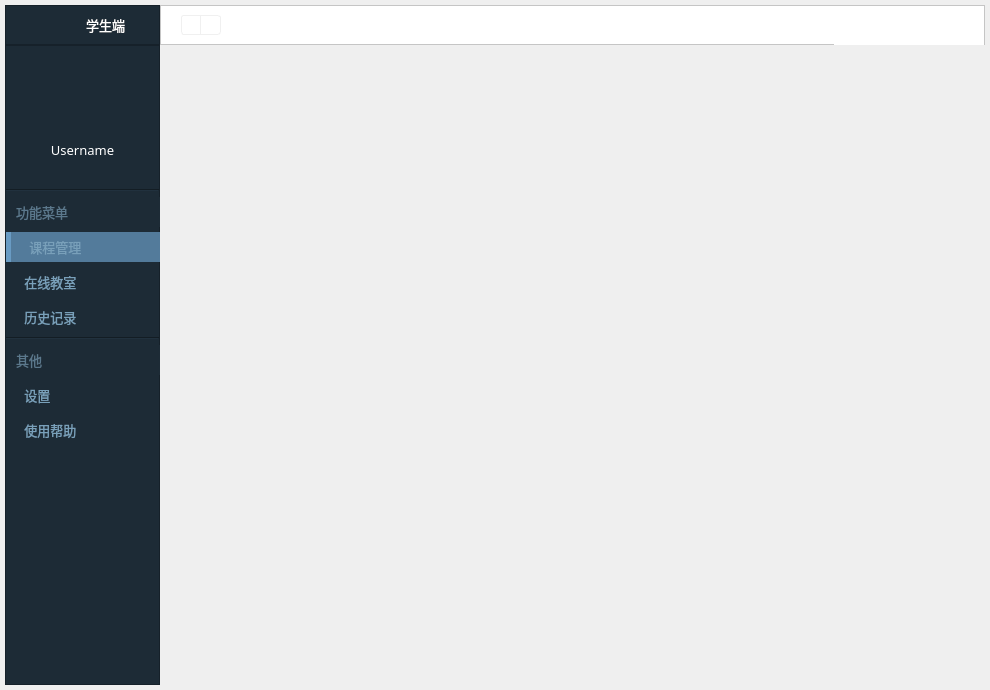
<?xml version="1.0" encoding="UTF-8"?>
<ui version="4.0">
 <class>MainWindow</class>
 <widget class="QMainWindow" name="MainWindow">
  <property name="geometry">
   <rect>
    <x>0</x>
    <y>0</y>
    <width>990</width>
    <height>690</height>
   </rect>
  </property>
  <property name="windowTitle">
   <string>MainWindow</string>
  </property>
  <widget class="QWidget" name="centralwidget">
   <property name="styleSheet">
    <string notr="true">QWidget#centralwidget {
	/*border-image可以平铺（即可拉伸）*/
	border-image: url(:/shadow/Resources/material/shadow/980x680_shadow.png);
}</string>
   </property>
   <layout class="QGridLayout" name="gridLayout">
    <property name="leftMargin">
     <number>5</number>
    </property>
    <property name="topMargin">
     <number>5</number>
    </property>
    <property name="rightMargin">
     <number>5</number>
    </property>
    <property name="bottomMargin">
     <number>5</number>
    </property>
    <property name="spacing">
     <number>0</number>
    </property>
    <item row="0" column="1">
     <widget class="QFrame" name="title_bar_frame">
      <property name="minimumSize">
       <size>
        <width>643</width>
        <height>40</height>
       </size>
      </property>
      <property name="maximumSize">
       <size>
        <width>16777215</width>
        <height>40</height>
       </size>
      </property>
      <property name="baseSize">
       <size>
        <width>0</width>
        <height>0</height>
       </size>
      </property>
      <property name="styleSheet">
       <string notr="true">QFrame {
	background-color: #ffffff;
}</string>
      </property>
      <property name="frameShape">
       <enum>QFrame::StyledPanel</enum>
      </property>
      <property name="frameShadow">
       <enum>QFrame::Raised</enum>
      </property>
      <property name="lineWidth">
       <number>1</number>
      </property>
      <layout class="QHBoxLayout" name="horizontalLayout_2">
       <property name="spacing">
        <number>0</number>
       </property>
       <property name="leftMargin">
        <number>0</number>
       </property>
       <property name="topMargin">
        <number>0</number>
       </property>
       <property name="rightMargin">
        <number>0</number>
       </property>
       <property name="bottomMargin">
        <number>0</number>
       </property>
       <item>
        <spacer name="horizontalSpacer_4">
         <property name="orientation">
          <enum>Qt::Horizontal</enum>
         </property>
         <property name="sizeType">
          <enum>QSizePolicy::Fixed</enum>
         </property>
         <property name="sizeHint" stdset="0">
          <size>
           <width>20</width>
           <height>20</height>
          </size>
         </property>
        </spacer>
       </item>
       <item>
        <widget class="QPushButton" name="undo_btn">
         <property name="minimumSize">
          <size>
           <width>20</width>
           <height>20</height>
          </size>
         </property>
         <property name="maximumSize">
          <size>
           <width>20</width>
           <height>20</height>
          </size>
         </property>
         <property name="cursor">
          <cursorShape>PointingHandCursor</cursorShape>
         </property>
         <property name="toolTip">
          <string>后退</string>
         </property>
         <property name="styleSheet">
          <string notr="true">QPushButton {
	background: none;
	border: 1px solid #f0f0f0;
	border-top-left-radius: 3px;
	border-bottom-left-radius: 3px;
}</string>
         </property>
         <property name="text">
          <string/>
         </property>
         <property name="icon">
          <iconset resource="../../Status.qrc">
           <normaloff>:/button/Resources/material/button/left.png</normaloff>:/button/Resources/material/button/left.png</iconset>
         </property>
        </widget>
       </item>
       <item>
        <widget class="QPushButton" name="redo_btn">
         <property name="minimumSize">
          <size>
           <width>20</width>
           <height>20</height>
          </size>
         </property>
         <property name="maximumSize">
          <size>
           <width>20</width>
           <height>20</height>
          </size>
         </property>
         <property name="cursor">
          <cursorShape>PointingHandCursor</cursorShape>
         </property>
         <property name="toolTip">
          <string>前进</string>
         </property>
         <property name="styleSheet">
          <string notr="true">QPushButton {
	background: none;
	border: 1px solid #f0f0f0;
	border-left: none;
	border-top-right-radius: 3px;
	border-bottom-right-radius: 3px;
}</string>
         </property>
         <property name="text">
          <string/>
         </property>
         <property name="icon">
          <iconset resource="../../Status.qrc">
           <normaloff>:/button/Resources/material/button/right.png</normaloff>:/button/Resources/material/button/right.png</iconset>
         </property>
        </widget>
       </item>
       <item>
        <spacer name="horizontalSpacer_5">
         <property name="orientation">
          <enum>Qt::Horizontal</enum>
         </property>
         <property name="sizeHint" stdset="0">
          <size>
           <width>40</width>
           <height>20</height>
          </size>
         </property>
        </spacer>
       </item>
       <item>
        <widget class="QPushButton" name="minus_btn">
         <property name="minimumSize">
          <size>
           <width>50</width>
           <height>40</height>
          </size>
         </property>
         <property name="maximumSize">
          <size>
           <width>50</width>
           <height>40</height>
          </size>
         </property>
         <property name="cursor">
          <cursorShape>PointingHandCursor</cursorShape>
         </property>
         <property name="toolTip">
          <string>最小化</string>
         </property>
         <property name="styleSheet">
          <string notr="true">QPushButton {
	border: none;
	background-color: #ffffff;
}

QPushButton:hover {
	background-color: #8F8F8F;
}</string>
         </property>
         <property name="text">
          <string/>
         </property>
         <property name="icon">
          <iconset resource="../../Status.qrc">
           <normaloff>:/button/Resources/material/button/minus.png</normaloff>:/button/Resources/material/button/minus.png</iconset>
         </property>
        </widget>
       </item>
       <item>
        <widget class="QPushButton" name="full_or_normal_btn">
         <property name="minimumSize">
          <size>
           <width>50</width>
           <height>40</height>
          </size>
         </property>
         <property name="maximumSize">
          <size>
           <width>50</width>
           <height>40</height>
          </size>
         </property>
         <property name="cursor">
          <cursorShape>PointingHandCursor</cursorShape>
         </property>
         <property name="toolTip">
          <string>最大化</string>
         </property>
         <property name="styleSheet">
          <string notr="true">QPushButton {
	border: none;
	background-color: #ffffff;
}

QPushButton:hover {
	background-color: #8F8F8F;
}</string>
         </property>
         <property name="text">
          <string/>
         </property>
         <property name="icon">
          <iconset resource="../../Status.qrc">
           <normaloff>:/button/Resources/material/button/full.png</normaloff>
           <activeoff>:/button/Resources/material/button/full.png</activeoff>
           <activeon>:/button/Resources/material/button/normal.png</activeon>:/button/Resources/material/button/full.png</iconset>
         </property>
         <property name="checkable">
          <bool>true</bool>
         </property>
        </widget>
       </item>
       <item>
        <widget class="QPushButton" name="close_btn">
         <property name="minimumSize">
          <size>
           <width>50</width>
           <height>40</height>
          </size>
         </property>
         <property name="maximumSize">
          <size>
           <width>50</width>
           <height>40</height>
          </size>
         </property>
         <property name="cursor">
          <cursorShape>PointingHandCursor</cursorShape>
         </property>
         <property name="toolTip">
          <string>关闭</string>
         </property>
         <property name="whatsThis">
          <string/>
         </property>
         <property name="styleSheet">
          <string notr="true">QPushButton {
	border: none;
	background-color: #ffffff;
}

QPushButton:hover {
	background-color: rgb(244, 84, 84);
}</string>
         </property>
         <property name="text">
          <string/>
         </property>
         <property name="icon">
          <iconset resource="../../Status.qrc">
           <normaloff>:/button/Resources/material/button/close.png</normaloff>:/button/Resources/material/button/close.png</iconset>
         </property>
        </widget>
       </item>
      </layout>
     </widget>
    </item>
    <item row="1" column="0">
     <widget class="QFrame" name="nav_bar_frame">
      <property name="sizePolicy">
       <sizepolicy hsizetype="Expanding" vsizetype="Expanding">
        <horstretch>0</horstretch>
        <verstretch>0</verstretch>
       </sizepolicy>
      </property>
      <property name="minimumSize">
       <size>
        <width>155</width>
        <height>638</height>
       </size>
      </property>
      <property name="maximumSize">
       <size>
        <width>155</width>
        <height>16777215</height>
       </size>
      </property>
      <property name="styleSheet">
       <string notr="true">QFrame {
	background-color: #1D2B36;
}

QPushButton { 
	text-align: left;
	padding-left: 15px;
	border: none;
	color:  #79A0BA;;
	background-color: none;
}

QPushButton:hover {
	background-color: #385368;
}

QPushButton:checked {
	background-color: #537b9b;
	border-left: 5px solid #699BC3;
}</string>
      </property>
      <property name="frameShape">
       <enum>QFrame::StyledPanel</enum>
      </property>
      <property name="frameShadow">
       <enum>QFrame::Raised</enum>
      </property>
      <layout class="QVBoxLayout" name="verticalLayout">
       <property name="spacing">
        <number>5</number>
       </property>
       <property name="leftMargin">
        <number>0</number>
       </property>
       <property name="topMargin">
        <number>0</number>
       </property>
       <property name="rightMargin">
        <number>0</number>
       </property>
       <property name="bottomMargin">
        <number>0</number>
       </property>
       <item alignment="Qt::AlignHCenter">
        <widget class="QLabel" name="user_pic">
         <property name="minimumSize">
          <size>
           <width>90</width>
           <height>90</height>
          </size>
         </property>
         <property name="maximumSize">
          <size>
           <width>90</width>
           <height>90</height>
          </size>
         </property>
         <property name="styleSheet">
          <string notr="true">QLabel {
	background: none;
}</string>
         </property>
         <property name="text">
          <string/>
         </property>
         <property name="pixmap">
          <pixmap resource="../../Status.qrc">:/pic/Resources/material/pic/student.png</pixmap>
         </property>
         <property name="scaledContents">
          <bool>true</bool>
         </property>
        </widget>
       </item>
       <item>
        <widget class="QLabel" name="username_text">
         <property name="font">
          <font>
           <family>微软雅黑</family>
           <pointsize>10</pointsize>
          </font>
         </property>
         <property name="styleSheet">
          <string notr="true">QLabel {
	color: #ffffff;
	background: none;
}</string>
         </property>
         <property name="text">
          <string>Username</string>
         </property>
         <property name="alignment">
          <set>Qt::AlignCenter</set>
         </property>
        </widget>
       </item>
       <item alignment="Qt::AlignHCenter">
        <widget class="QPushButton" name="logout_btn">
         <property name="minimumSize">
          <size>
           <width>20</width>
           <height>20</height>
          </size>
         </property>
         <property name="maximumSize">
          <size>
           <width>20</width>
           <height>20</height>
          </size>
         </property>
         <property name="cursor">
          <cursorShape>PointingHandCursor</cursorShape>
         </property>
         <property name="styleSheet">
          <string notr="true">QPushButton { 
	text-align: center;
	padding: 0px 0px 0px 0px;
	border: none;
	color:  #79A0BA;;
	background: none;
}

QPushButton:hover {
	background: none;
}

QPushButton:checked {
	background: none;
	border: none;
}</string>
         </property>
         <property name="text">
          <string/>
         </property>
         <property name="icon">
          <iconset resource="../../Status.qrc">
           <normaloff>:/button/Resources/material/button/logout.png</normaloff>:/button/Resources/material/button/logout.png</iconset>
         </property>
         <property name="iconSize">
          <size>
           <width>10</width>
           <height>15</height>
          </size>
         </property>
        </widget>
       </item>
       <item>
        <widget class="Line" name="line">
         <property name="orientation">
          <enum>Qt::Horizontal</enum>
         </property>
        </widget>
       </item>
       <item>
        <widget class="QLabel" name="function_navigation_text">
         <property name="minimumSize">
          <size>
           <width>155</width>
           <height>30</height>
          </size>
         </property>
         <property name="maximumSize">
          <size>
           <width>155</width>
           <height>30</height>
          </size>
         </property>
         <property name="font">
          <font>
           <family>微软雅黑</family>
           <pointsize>10</pointsize>
          </font>
         </property>
         <property name="styleSheet">
          <string notr="true">QLabel {
	color: #5b788c;
}</string>
         </property>
         <property name="text">
          <string>   功能菜单</string>
         </property>
         <property name="alignment">
          <set>Qt::AlignLeading|Qt::AlignLeft|Qt::AlignVCenter</set>
         </property>
        </widget>
       </item>
       <item>
        <widget class="QPushButton" name="course_btn">
         <property name="minimumSize">
          <size>
           <width>155</width>
           <height>30</height>
          </size>
         </property>
         <property name="maximumSize">
          <size>
           <width>155</width>
           <height>30</height>
          </size>
         </property>
         <property name="font">
          <font>
           <family>微软雅黑</family>
           <pointsize>10</pointsize>
          </font>
         </property>
         <property name="cursor">
          <cursorShape>PointingHandCursor</cursorShape>
         </property>
         <property name="styleSheet">
          <string notr="true"/>
         </property>
         <property name="text">
          <string> 课程管理</string>
         </property>
         <property name="icon">
          <iconset resource="../../Status.qrc">
           <normaloff>:/button/Resources/material/button/course.png</normaloff>:/button/Resources/material/button/course.png</iconset>
         </property>
         <property name="iconSize">
          <size>
           <width>18</width>
           <height>18</height>
          </size>
         </property>
         <property name="checkable">
          <bool>true</bool>
         </property>
         <property name="checked">
          <bool>true</bool>
         </property>
        </widget>
       </item>
       <item>
        <widget class="QPushButton" name="interaction_btn">
         <property name="minimumSize">
          <size>
           <width>155</width>
           <height>30</height>
          </size>
         </property>
         <property name="maximumSize">
          <size>
           <width>155</width>
           <height>30</height>
          </size>
         </property>
         <property name="font">
          <font>
           <family>微软雅黑</family>
           <pointsize>10</pointsize>
          </font>
         </property>
         <property name="cursor">
          <cursorShape>PointingHandCursor</cursorShape>
         </property>
         <property name="styleSheet">
          <string notr="true"/>
         </property>
         <property name="text">
          <string> 在线教室</string>
         </property>
         <property name="icon">
          <iconset resource="../../Status.qrc">
           <normaloff>:/button/Resources/material/button/interaction.png</normaloff>:/button/Resources/material/button/interaction.png</iconset>
         </property>
         <property name="iconSize">
          <size>
           <width>18</width>
           <height>18</height>
          </size>
         </property>
         <property name="checkable">
          <bool>true</bool>
         </property>
        </widget>
       </item>
       <item>
        <widget class="QPushButton" name="history_btn">
         <property name="minimumSize">
          <size>
           <width>155</width>
           <height>30</height>
          </size>
         </property>
         <property name="maximumSize">
          <size>
           <width>155</width>
           <height>30</height>
          </size>
         </property>
         <property name="font">
          <font>
           <family>微软雅黑</family>
           <pointsize>10</pointsize>
          </font>
         </property>
         <property name="cursor">
          <cursorShape>PointingHandCursor</cursorShape>
         </property>
         <property name="styleSheet">
          <string notr="true"/>
         </property>
         <property name="text">
          <string> 历史记录</string>
         </property>
         <property name="icon">
          <iconset resource="../../Status.qrc">
           <normaloff>:/button/Resources/material/button/history.png</normaloff>:/button/Resources/material/button/history.png</iconset>
         </property>
         <property name="iconSize">
          <size>
           <width>18</width>
           <height>18</height>
          </size>
         </property>
         <property name="checkable">
          <bool>true</bool>
         </property>
        </widget>
       </item>
       <item>
        <widget class="Line" name="line_2">
         <property name="orientation">
          <enum>Qt::Horizontal</enum>
         </property>
        </widget>
       </item>
       <item>
        <widget class="QLabel" name="other_navigation_text">
         <property name="minimumSize">
          <size>
           <width>155</width>
           <height>30</height>
          </size>
         </property>
         <property name="maximumSize">
          <size>
           <width>155</width>
           <height>30</height>
          </size>
         </property>
         <property name="font">
          <font>
           <family>微软雅黑</family>
           <pointsize>10</pointsize>
          </font>
         </property>
         <property name="styleSheet">
          <string notr="true">QLabel {
	color: #5b788c;
}</string>
         </property>
         <property name="text">
          <string>   其他</string>
         </property>
         <property name="alignment">
          <set>Qt::AlignLeading|Qt::AlignLeft|Qt::AlignVCenter</set>
         </property>
        </widget>
       </item>
       <item>
        <widget class="QPushButton" name="setting_btn">
         <property name="minimumSize">
          <size>
           <width>155</width>
           <height>30</height>
          </size>
         </property>
         <property name="maximumSize">
          <size>
           <width>155</width>
           <height>30</height>
          </size>
         </property>
         <property name="font">
          <font>
           <family>微软雅黑</family>
           <pointsize>10</pointsize>
          </font>
         </property>
         <property name="cursor">
          <cursorShape>PointingHandCursor</cursorShape>
         </property>
         <property name="styleSheet">
          <string notr="true"/>
         </property>
         <property name="text">
          <string> 设置</string>
         </property>
         <property name="icon">
          <iconset resource="../../Status.qrc">
           <normaloff>:/button/Resources/material/button/setting.png</normaloff>:/button/Resources/material/button/setting.png</iconset>
         </property>
         <property name="iconSize">
          <size>
           <width>18</width>
           <height>18</height>
          </size>
         </property>
         <property name="checkable">
          <bool>true</bool>
         </property>
        </widget>
       </item>
       <item>
        <widget class="QPushButton" name="document_btn">
         <property name="minimumSize">
          <size>
           <width>155</width>
           <height>30</height>
          </size>
         </property>
         <property name="maximumSize">
          <size>
           <width>155</width>
           <height>30</height>
          </size>
         </property>
         <property name="font">
          <font>
           <family>微软雅黑</family>
           <pointsize>10</pointsize>
          </font>
         </property>
         <property name="cursor">
          <cursorShape>PointingHandCursor</cursorShape>
         </property>
         <property name="styleSheet">
          <string notr="true"/>
         </property>
         <property name="text">
          <string> 使用帮助</string>
         </property>
         <property name="icon">
          <iconset resource="../../Status.qrc">
           <normaloff>:/button/Resources/material/button/document.png</normaloff>:/button/Resources/material/button/document.png</iconset>
         </property>
         <property name="iconSize">
          <size>
           <width>18</width>
           <height>18</height>
          </size>
         </property>
         <property name="checkable">
          <bool>true</bool>
         </property>
        </widget>
       </item>
       <item>
        <spacer name="verticalSpacer">
         <property name="orientation">
          <enum>Qt::Vertical</enum>
         </property>
         <property name="sizeHint" stdset="0">
          <size>
           <width>20</width>
           <height>40</height>
          </size>
         </property>
        </spacer>
       </item>
      </layout>
     </widget>
    </item>
    <item row="0" column="0">
     <widget class="QFrame" name="logo_bar_frame">
      <property name="minimumSize">
       <size>
        <width>155</width>
        <height>40</height>
       </size>
      </property>
      <property name="maximumSize">
       <size>
        <width>155</width>
        <height>40</height>
       </size>
      </property>
      <property name="styleSheet">
       <string notr="true">QFrame {
	background-color: #1D2B36;
	border-bottom: 1px solid #131D24;
}</string>
      </property>
      <property name="frameShape">
       <enum>QFrame::StyledPanel</enum>
      </property>
      <property name="frameShadow">
       <enum>QFrame::Raised</enum>
      </property>
      <layout class="QHBoxLayout" name="horizontalLayout">
       <property name="spacing">
        <number>0</number>
       </property>
       <property name="leftMargin">
        <number>0</number>
       </property>
       <property name="topMargin">
        <number>0</number>
       </property>
       <property name="rightMargin">
        <number>0</number>
       </property>
       <property name="bottomMargin">
        <number>0</number>
       </property>
       <item>
        <spacer name="horizontalSpacer">
         <property name="orientation">
          <enum>Qt::Horizontal</enum>
         </property>
         <property name="sizeHint" stdset="0">
          <size>
           <width>40</width>
           <height>20</height>
          </size>
         </property>
        </spacer>
       </item>
       <item>
        <widget class="QLabel" name="logo">
         <property name="minimumSize">
          <size>
           <width>42</width>
           <height>20</height>
          </size>
         </property>
         <property name="maximumSize">
          <size>
           <width>42</width>
           <height>20</height>
          </size>
         </property>
         <property name="styleSheet">
          <string notr="true">QLabel {
	background: none;
}</string>
         </property>
         <property name="text">
          <string/>
         </property>
         <property name="pixmap">
          <pixmap resource="../../Status.qrc">:/logo/Resources/material/logo/logo.png</pixmap>
         </property>
         <property name="scaledContents">
          <bool>true</bool>
         </property>
        </widget>
       </item>
       <item>
        <spacer name="horizontalSpacer_3">
         <property name="orientation">
          <enum>Qt::Horizontal</enum>
         </property>
         <property name="sizeType">
          <enum>QSizePolicy::Fixed</enum>
         </property>
         <property name="sizeHint" stdset="0">
          <size>
           <width>5</width>
           <height>20</height>
          </size>
         </property>
        </spacer>
       </item>
       <item>
        <widget class="QLabel" name="client_type_text">
         <property name="font">
          <font>
           <family>微软雅黑</family>
           <pointsize>10</pointsize>
          </font>
         </property>
         <property name="styleSheet">
          <string notr="true">QLabel {
	background: none;
	color: #ffffff;
}</string>
         </property>
         <property name="text">
          <string>学生端</string>
         </property>
         <property name="alignment">
          <set>Qt::AlignCenter</set>
         </property>
        </widget>
       </item>
       <item>
        <spacer name="horizontalSpacer_2">
         <property name="orientation">
          <enum>Qt::Horizontal</enum>
         </property>
         <property name="sizeHint" stdset="0">
          <size>
           <width>40</width>
           <height>20</height>
          </size>
         </property>
        </spacer>
       </item>
      </layout>
     </widget>
    </item>
    <item row="1" column="1">
     <layout class="QGridLayout" name="widget_layout"/>
    </item>
   </layout>
  </widget>
 </widget>
 <resources>
  <include location="../../Status.qrc"/>
 </resources>
 <connections/>
</ui>
